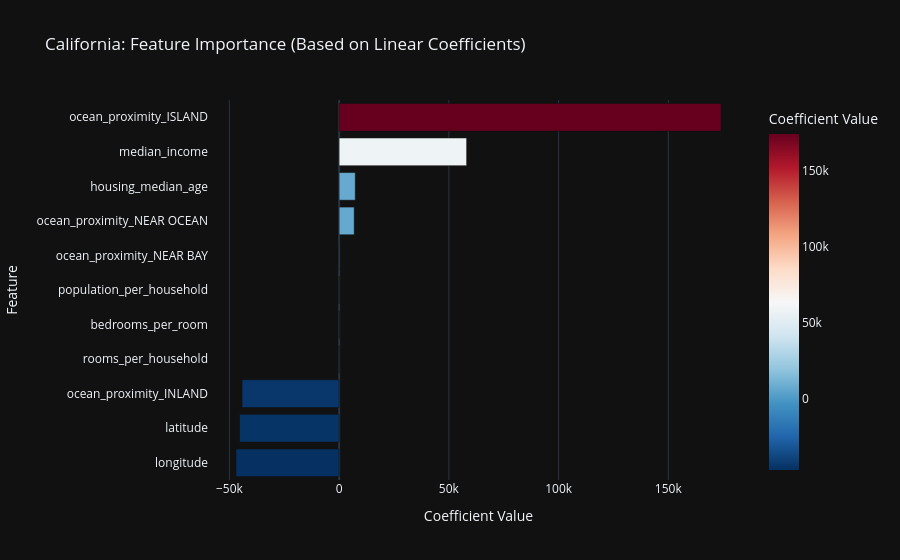

Notebook code for this chart:
### Code cell
# Visualization 2 - Feature Importance
# Create the interactive horizontal bar chart
fig_importance = px.bar(
    coefficients_sorted, 
    x='Coefficient', 
    y='Feature', 
    orientation='h',
    color='Coefficient', # Colors the bars based on their value
    color_continuous_scale='RdBu_r', 
    labels={
        "Coefficient": "Coefficient Value", 
        "Feature": "Feature"
    },
    title="California: Feature Importance (Based on Linear Coefficients)",
    template="plotly_dark"
)

# Order the coefficients descending by absolute value to see which features have the most impact on the target variable.
fig_importance.update_layout(yaxis={'categoryorder': 'total ascending'})

fig_importance.show()

### Figure 1 — Plotly figure (JSON) as saved in the notebook; plotly's stock layout.template omitted (floating-point values rounded to 4 significant figures)
{"data": [{"hovertemplate": "Coefficient Value=%{marker.color}<br>Feature=%{y}<extra></extra>", "legendgroup": "", "marker": {"color": [174000.0, 58090.0, 7346.0, 6858.0, 275.6, 17.08, 9.88, -46.87, -44220.0, -45390.0, -47020.0], "coloraxis": "coloraxis", "pattern": {"shape": ""}}, "name": "", "orientation": "h", "showlegend": false, "textposition": "auto", "type": "bar", "x": [174000.0, 58090.0, 7346.0, 6858.0, 275.6, 17.08, 9.88, -46.87, -44220.0, -45390.0, -47020.0], "xaxis": "x", "y": ["ocean_proximity_ISLAND", "median_income", "housing_median_age", "ocean_proximity_NEAR OCEAN", "ocean_proximity_NEAR BAY", "population_per_household", "bedrooms_per_room", "rooms_per_household", "ocean_proximity_INLAND", "latitude", "longitude"], "yaxis": "y"}], "layout": {"barmode": "relative", "coloraxis": {"colorbar": {"title": {"text": "Coefficient Value"}}, "colorscale": [[0, "rgb(5,48,97)"], [0.1, "rgb(33,102,172)"], [0.2, "rgb(67,147,195)"], [0.3, "rgb(146,197,222)"], [0.4, "rgb(209,229,240)"], [0.5, "rgb(247,247,247)"], [0.6, "rgb(253,219,199)"], [0.7, "rgb(244,165,130)"], [0.8, "rgb(214,96,77)"], [0.9, "rgb(178,24,43)"], [1, "rgb(103,0,31)"]]}, "legend": {"tracegroupgap": 0}, "title": {"text": "California: Feature Importance (Based on Linear Coefficients)"}, "xaxis": {"anchor": "y", "domain": [0, 1], "title": {"text": "Coefficient Value"}}, "yaxis": {"anchor": "x", "categoryorder": "total ascending", "domain": [0, 1], "title": {"text": "Feature"}}}}
